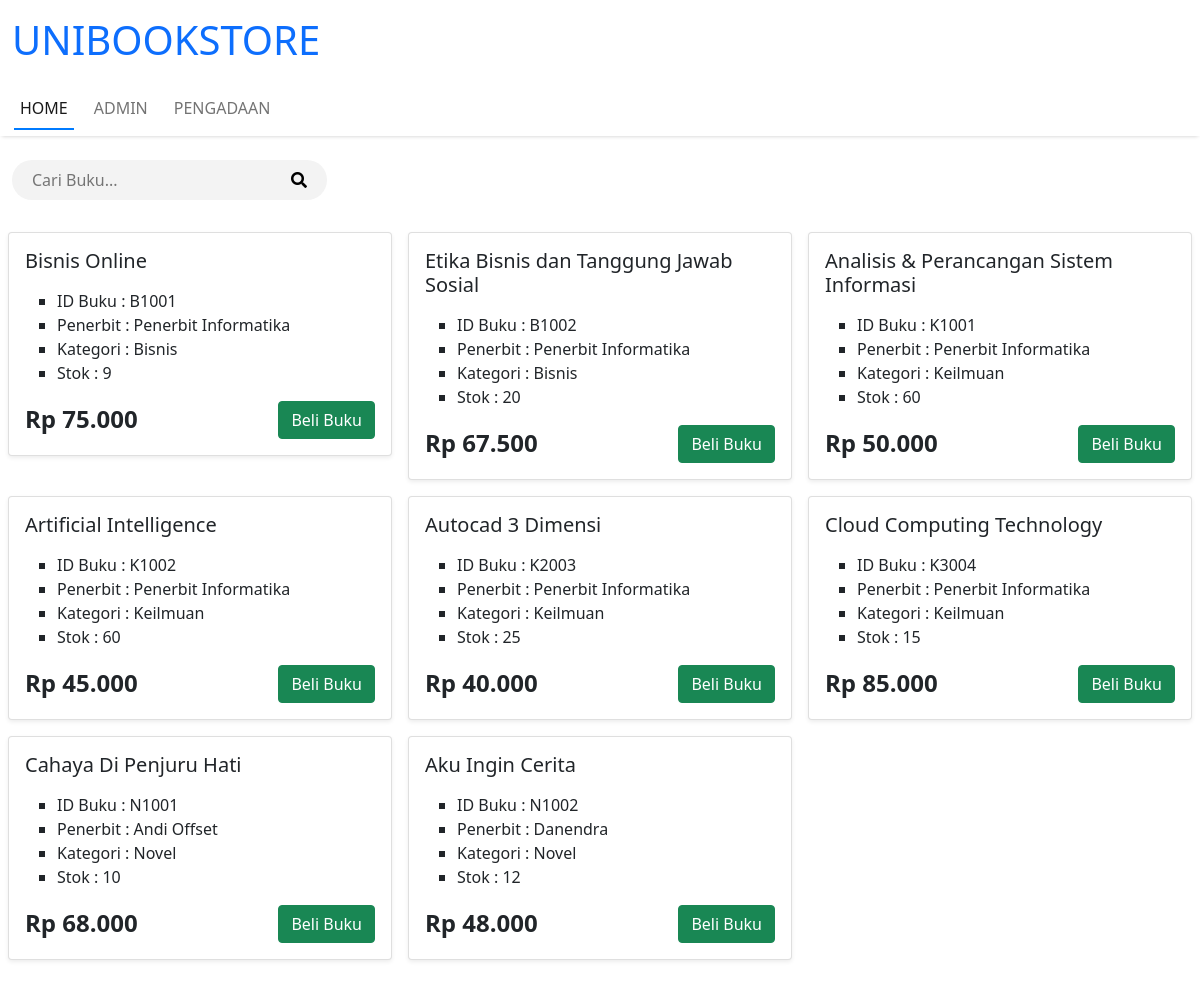
The page / on the database its author committed.
### tables this page shows
CREATE TABLE `buku` (
  `id_buku` varchar(15) NOT NULL,
  `kategori` enum('keilmuan','bisnis','novel') NOT NULL,
  `nama_buku` varchar(50) NOT NULL,
  `harga` int(10) NOT NULL,
  `stok` int(10) NOT NULL,
  `penerbit` varchar(30) NOT NULL
);

### index.php (the view, shortened to what this page needs)
<?
$halaman = "home";
require_once('assets\koneksi.php');
?>
<!DOCTYPE html>
<html lang="en">
<head>
	<?
	require('assets/config/style.php');
	?>
</head>
<body>
	<?
	require('komponen/navbar.php');
	?>
	<div id="pencarian" class="my-4">
		<div class="container">
			<div class="fitur-cari">
				<form action="index.php" method="POST" class="d-flex">
					<div>
						<input type="search" name="cari" placeholder="Cari Buku...">
					</div>
					<button type="submit" name="submit"><i class="fas fa-search"></i></button>
				</form>
			</div>
		</div>
	</div>
	<div id="konten" class="my-3">
		<div class="container">
			<div class="row">
				<?
				if (empty($_POST['cari'])) {
					$form_cari = "";
				}
				else{
					$form_cari = $_POST['cari'];
				}
				if (empty($form_cari)) {
					$kueriCari = " ";
				}
				else{
					$kueriCari = "WHERE nama_buku LIKE '%$form_cari%'";
				}
				$query= "SELECT * FROM buku $kueriCari";
				$result=mysqli_query($db, $query);
				foreach ($result as $buku) {
					$harga_database = $buku['harga'];
					$format_harga = number_format($harga_database,0,",",".")
					?>
					<div class="batas-card col-12 col-sm-6 col-lg-4 p-2">
						<div class="card shadow-sm">
							<div class="card-body">
								<h5 class="card-title"><?=$buku['nama_buku']?></h5>
								<ul type="square">
									<li>
										<a class="mb-2 text-decoration-none text-dark">ID Buku : <?=$buku['id_buku']?></a>
									</li>
									<li>
										<a class="mb-2 text-decoration-none text-dark">Penerbit : <?=$buku['penerbit']?></a>
									</li>
									<li>
										<a class="mb-2 text-decoration-none text-dark text-capitalize">Kategori : <?=$buku['kategori']?></a>
									</li>
									<li>
										<a class="mb-2 text-decoration-none text-dark">Stok : <?=$buku['stok']?></a>
									</li>
								</ul>
								<a class="harga text-decoration-none text-dark fw-bolder fs-4">Rp <?=$format_harga?></a>
								<a href="#" class="beli card-link btn btn-success">Beli Buku</a>
							</div>
						</div>
					</div>
				<? } ?>
			</div>
		</div>
	</div>
</body>
</html>

### assets/config/style.php
<link rel="stylesheet" type="text/css" href="assets/bootstrap-5.0.2/css/bootstrap.min.css">
<link rel="stylesheet" type="text/css" href="assets/font-awesome-5.15.4-web/css/all.css">
<link rel="stylesheet" type="text/css" href="assets/css/style.css">

### komponen/navbar.php
<div id="top-header" class="py-3 text-primary">
	<div class="container">
		<h1 class="m-0">UNIBOOKSTORE</h1>
	</div>
</div>
<nav class="navbar sticky-top navbar-expand bg-white navbar-light">
	<div class="container">
		<ul class="navbar-nav">
			<li class="nav-item">
				<a class="nav-link <? if($halaman == 'home'){echo 'active';} ?>" aria-current="page"  href="index.php">HOME</a>
			</li>
			<li class="nav-item">
				<a class="nav-link <? if($halaman == 'admin'){echo 'active';} ?>" aria-current="page"  href="admin.php">ADMIN</a>
			</li>
			<li class="nav-item  me-4">
				<a class="nav-link <? if($halaman == 'pengadaan'){echo 'active';} ?>" aria-current="page"  href="pengadaan.php">PENGADAAN</a>
			</li>
		</ul>
	</div>
</nav>

### assets/css/style.css (style rules this page uses)
* { margin: 0; padding: 0; }
.container { max-width: 1200px; margin: auto; }
#top-header, .navbar { z-index: 999; }
.navbar li a { margin-right: 10px; }
.navbar { box-shadow: 0px 2px 4px -2px #C9C8C8; }
nav ul li .active { box-shadow: 0px 4px 0px -2px #007bff; }
.fitur-cari input { border: none; outline: none; border: none !important ; background-color: #F3F3F3; border-radius: 0; padding: 8px 8px 8px 20px; border-radius: 20px 0px 0px 20px; }
.fitur-cari button { border: none; outline: none; padding-left: 20px; padding-right: 20px; padding-top: 8px; padding-bottom: 8px; border-radius: 0px 20px 20px 0px; background-color: #F3F3F3; color: #000; }
.card .harga { float: left; }
.card .beli { float: right; }

### rows shown on the page
buku: nama_buku "Bisnis Online", id_buku "B1001", penerbit "Penerbit Informatika", kategori "Bisnis", stok "9", harga "75.000"
buku: nama_buku "Etika Bisnis dan Tanggung Jawab Sosial", id_buku "B1002", penerbit "Penerbit Informatika", kategori "Bisnis", stok "20", harga "67.500"
buku: nama_buku "Analisis & Perancangan Sistem Informasi", id_buku "K1001", penerbit "Penerbit Informatika", kategori "Keilmuan", stok "60", harga "50.000"
buku: nama_buku "Artificial Intelligence", id_buku "K1002", penerbit "Penerbit Informatika", kategori "Keilmuan", stok "60", harga "45.000"
buku: nama_buku "Autocad 3 Dimensi", id_buku "K2003", penerbit "Penerbit Informatika", kategori "Keilmuan", stok "25", harga "40.000"
buku: nama_buku "Cloud Computing Technology", id_buku "K3004", penerbit "Penerbit Informatika", kategori "Keilmuan", stok "15", harga "85.000"
buku: nama_buku "Cahaya Di Penjuru Hati", id_buku "N1001", penerbit "Andi Offset", kategori "Novel", stok "10", harga "68.000"
buku: nama_buku "Aku Ingin Cerita", id_buku "N1002", penerbit "Danendra", kategori "Novel", stok "12", harga "48.000"
